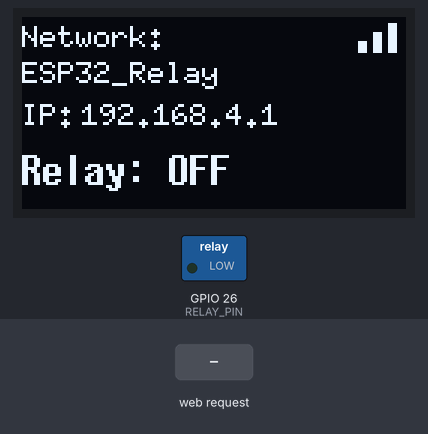
The sketch below on a simulated ESP32. Parts: 128×64 one-colour display, switched loads named in the sketch (green lamp = pin HIGH). Inputs (shaded band) come from the test bench. What the sketch prints to the serial monitor is not drawn.

Above: at 1.2 s.
1.3 s: HTTP request GET /relay?state=ON received
At 1.7 s:
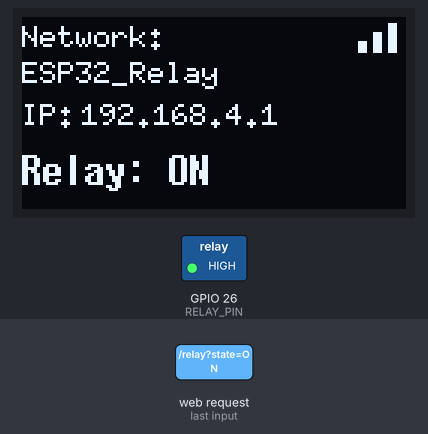
2.8 s: HTTP request GET /relay?state=OFF received
At 4.0 s:
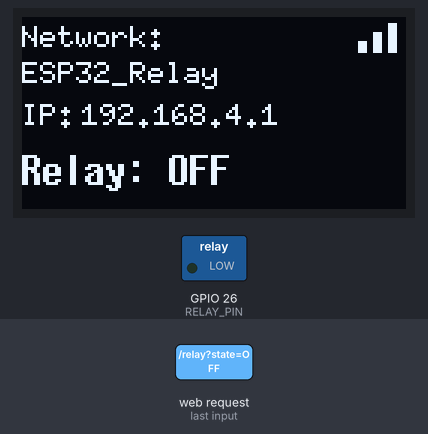
Timing chart, 0 to 5.8 s (numbered marks = the images above; inputs shaded):
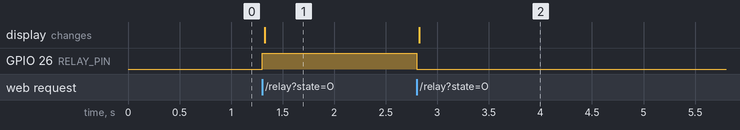

The sketch:

WebServerRelay.ino
```cpp
// ============================================================
// Chapter 9 - ESP32 as a Web Server (Access Point only)
// Fixed SSID/password, no provisioning, no router connection.
// Hardware: Relay + OLED SH1106 (U8g2)
//
// Flow:
// - ESP32 starts as a fixed Access Point (192.168.4.1).
// - OLED shows the network name, IP address and a WiFi icon.
// - App Inventor connects directly to this network and controls
//   the relay via HTTP GET (state=ON / state=OFF).
// - The OLED reflects the current relay state.
// ============================================================

#include <WiFi.h>
#include <WebServer.h>
#include <U8g2lib.h>
#include <Wire.h>

// ---------------- Pin configuration ----------------
const int RELAY_PIN = 26; // active-HIGH relay module

// ---------------- OLED (SH1106, I2C, hardware) ----------------
U8G2_SH1106_128X64_NONAME_F_HW_I2C display(U8G2_R0, U8X8_PIN_NONE);

// ---------------- Access Point settings (fixed) ----------------
const char* AP_SSID = "ESP32_Relay";
const char* AP_PASSWORD = "Relay_123";
IPAddress apIP(192, 168, 4, 1);
IPAddress apSubnet(255, 255, 255, 0);

// ---------------- Web server ----------------
WebServer server(80);

// ---------------- Runtime state ----------------
String relayState = "OFF";

// ============================================================
// OLED drawing helpers
// ============================================================

// Simple signal-bars icon to represent the active Access Point
void drawWifiIcon(int x, int y) {
  display.drawBox(x, y + 8, 3, 4);
  display.drawBox(x + 5, y + 5, 3, 7);
  display.drawBox(x + 10, y + 2, 3, 10);
}

void drawStatusScreen() {
  display.clearBuffer();
  display.setFont(u8g2_font_6x10_tf);
  display.drawStr(0, 10, "Network:");
  display.drawStr(0, 22, AP_SSID);
  display.drawStr(0, 36, "IP:");
  display.drawStr(20, 36, apIP.toString().c_str());

  display.setFont(u8g2_font_7x14B_tf);
  String stateLine = "Relay: " + relayState;
  display.drawStr(0, 56, stateLine.c_str());

  drawWifiIcon(112, 0);
  display.sendBuffer();
}

// ============================================================
// HTTP handlers
// ============================================================

// Called via WEB GET from App Inventor: /relay?state=ON or /relay?state=OFF
void handleRelay() {
  if (!server.hasArg("state")) {
    server.send(400, "text/plain", "Missing state parameter");
    return;
  }

  String state = server.arg("state");

  if (state == "ON") {
    digitalWrite(RELAY_PIN, HIGH);
    relayState = "ON";
    server.send(200, "text/plain", "Relay ON");
  } else if (state == "OFF") {
    digitalWrite(RELAY_PIN, LOW);
    relayState = "OFF";
    server.send(200, "text/plain", "Relay OFF");
  } else {
    server.send(400, "text/plain", "Invalid state value");
    return;
  }

  Serial.println("Relay state changed to: " + relayState);
  drawStatusScreen();
}

// Called via WEB GET from App Inventor to check if the ESP32 is reachable
void handlePing() {
  server.send(200, "text/plain", "PONG");
}

// ============================================================
// Setup / Loop
// ============================================================

void setup() {
  Serial.begin(115200);

  pinMode(RELAY_PIN, OUTPUT);
  digitalWrite(RELAY_PIN, LOW); // relay off at boot (active-HIGH)

  display.begin();

  WiFi.mode(WIFI_AP);
  WiFi.softAPConfig(apIP, apIP, apSubnet);
  WiFi.softAP(AP_SSID, AP_PASSWORD);

  Serial.println("Access Point started.");
  Serial.print("SSID: ");
  Serial.println(AP_SSID);
  Serial.print("Password: ");
  Serial.println(AP_PASSWORD);
  Serial.print("IP address: ");
  Serial.println(apIP);

  server.on("/relay", HTTP_GET, handleRelay);
  server.on("/ping", HTTP_GET, handlePing);
  server.begin();
  Serial.println("Web server ready. Use GET /relay?state=ON or OFF");

  drawStatusScreen();
}

void loop() {
  server.handleClient();
}
```

Measured:
- after the input at 1.3 s, GPIO 26 (RELAY_PIN): LOW → HIGH at once; the display: changes at once (image 1)
- after the input at 2.8 s, GPIO 26 (RELAY_PIN): HIGH → LOW at once; the display: changes at once (image 2)
